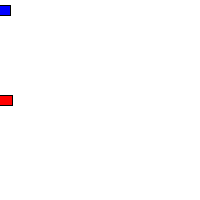
Frame 1 (no input)
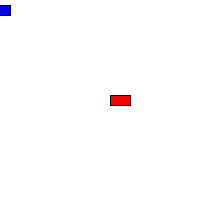
Frame 60 (the mouse pressed at the canvas centre just before this capture)
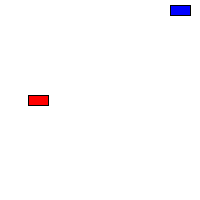
Frame 120 (the mouse held since frame 60 and released just before this capture)

The Processing sketch that drew these frames (run headless with seeded random() and noise(); from frame 60 on, the mouse is pressed at the canvas centre):

// Processing sketch: car_oop_method_arguments
// ── car_oop_method_arguments.pde
Car myCar1;
Car myCar2;

void setup() {
  size(200,200);
  myCar1 = new Car(color(255,0,0),0,100,2); 
  myCar2 = new Car(color(0,0,255),0,10,1);
}

void draw() {
  background(255);
  myCar1.drive();
  myCar1.display();
  myCar2.setSpeed(mouseX/10);
  myCar2.drive();
  myCar2.display();
}

class Car { 
  color c;
  float xpos;
  float ypos;
  float xspeed;

  Car(color tempC, float tempX, float tempY, float tempXspeed) { 
    c = tempC;
    xpos = tempX;
    ypos = tempY;
    xspeed = tempXspeed;
  }

  // NEWLY ADDED METHOD TO CONTROL SPEED
  void setSpeed(float newSpeed){
    xspeed = newSpeed;
  }

  void display() {
    stroke(0);
    fill(c);
    rectMode(CENTER);
    rect(xpos,ypos,20,10);
  }

  void drive() {
    xpos = xpos + xspeed;
    if (xpos > width) {
      xpos = 0;
    }
  }
}
